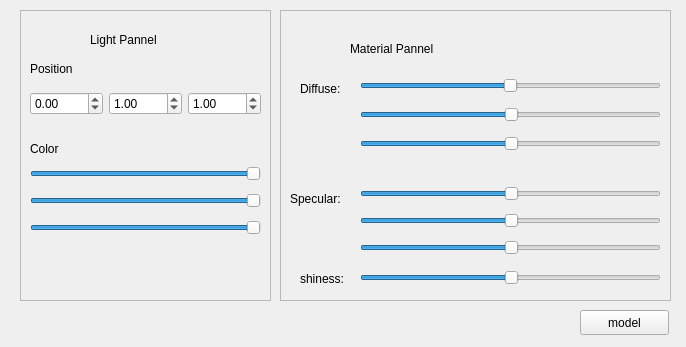
<?xml version="1.0" encoding="UTF-8"?>
<ui version="4.0">
 <class>DialogMaterial</class>
 <widget class="QDialog" name="DialogMaterial">
  <property name="geometry">
   <rect>
    <x>0</x>
    <y>0</y>
    <width>686</width>
    <height>347</height>
   </rect>
  </property>
  <property name="windowTitle">
   <string>Control Pannel</string>
  </property>
  <widget class="QFrame" name="frame">
   <property name="geometry">
    <rect>
     <x>280</x>
     <y>10</y>
     <width>391</width>
     <height>291</height>
    </rect>
   </property>
   <property name="frameShape">
    <enum>QFrame::StyledPanel</enum>
   </property>
   <property name="frameShadow">
    <enum>QFrame::Raised</enum>
   </property>
   <widget class="QLabel" name="label_3">
    <property name="geometry">
     <rect>
      <x>20</x>
      <y>260</y>
      <width>67</width>
      <height>17</height>
     </rect>
    </property>
    <property name="text">
     <string>shiness:</string>
    </property>
   </widget>
   <widget class="QLabel" name="label">
    <property name="geometry">
     <rect>
      <x>20</x>
      <y>70</y>
      <width>67</width>
      <height>17</height>
     </rect>
    </property>
    <property name="text">
     <string>Diffuse:</string>
    </property>
   </widget>
   <widget class="QWidget" name="layoutWidget">
    <property name="geometry">
     <rect>
      <x>80</x>
      <y>60</y>
      <width>301</width>
      <height>91</height>
     </rect>
    </property>
    <layout class="QVBoxLayout" name="verticalLayout">
     <item>
      <widget class="QSlider" name="diffuse_r">
       <property name="maximum">
        <number>100</number>
       </property>
       <property name="singleStep">
        <number>1</number>
       </property>
       <property name="value">
        <number>50</number>
       </property>
       <property name="orientation">
        <enum>Qt::Horizontal</enum>
       </property>
      </widget>
     </item>
     <item>
      <widget class="QSlider" name="diffuse_g">
       <property name="value">
        <number>50</number>
       </property>
       <property name="orientation">
        <enum>Qt::Horizontal</enum>
       </property>
      </widget>
     </item>
     <item>
      <widget class="QSlider" name="diffuse_b">
       <property name="value">
        <number>50</number>
       </property>
       <property name="orientation">
        <enum>Qt::Horizontal</enum>
       </property>
      </widget>
     </item>
    </layout>
   </widget>
   <widget class="QLabel" name="label_2">
    <property name="geometry">
     <rect>
      <x>10</x>
      <y>180</y>
      <width>67</width>
      <height>17</height>
     </rect>
    </property>
    <property name="text">
     <string>Specular:</string>
    </property>
   </widget>
   <widget class="QSlider" name="shiness">
    <property name="geometry">
     <rect>
      <x>80</x>
      <y>260</y>
      <width>301</width>
      <height>16</height>
     </rect>
    </property>
    <property name="value">
     <number>50</number>
    </property>
    <property name="orientation">
     <enum>Qt::Horizontal</enum>
    </property>
   </widget>
   <widget class="QWidget" name="layoutWidget">
    <property name="geometry">
     <rect>
      <x>80</x>
      <y>170</y>
      <width>301</width>
      <height>81</height>
     </rect>
    </property>
    <layout class="QVBoxLayout" name="verticalLayout_2">
     <item>
      <widget class="QSlider" name="specular_r">
       <property name="value">
        <number>50</number>
       </property>
       <property name="orientation">
        <enum>Qt::Horizontal</enum>
       </property>
      </widget>
     </item>
     <item>
      <widget class="QSlider" name="specular_g">
       <property name="value">
        <number>50</number>
       </property>
       <property name="orientation">
        <enum>Qt::Horizontal</enum>
       </property>
      </widget>
     </item>
     <item>
      <widget class="QSlider" name="specular_b">
       <property name="value">
        <number>50</number>
       </property>
       <property name="orientation">
        <enum>Qt::Horizontal</enum>
       </property>
      </widget>
     </item>
    </layout>
   </widget>
   <widget class="QLabel" name="label_4">
    <property name="geometry">
     <rect>
      <x>70</x>
      <y>30</y>
      <width>181</width>
      <height>17</height>
     </rect>
    </property>
    <property name="text">
     <string>Material Pannel</string>
    </property>
   </widget>
  </widget>
  <widget class="QFrame" name="frame_2">
   <property name="geometry">
    <rect>
     <x>20</x>
     <y>10</y>
     <width>251</width>
     <height>291</height>
    </rect>
   </property>
   <property name="frameShape">
    <enum>QFrame::StyledPanel</enum>
   </property>
   <property name="frameShadow">
    <enum>QFrame::Raised</enum>
   </property>
   <widget class="QLabel" name="label_5">
    <property name="geometry">
     <rect>
      <x>70</x>
      <y>20</y>
      <width>111</width>
      <height>20</height>
     </rect>
    </property>
    <property name="text">
     <string>Light Pannel</string>
    </property>
   </widget>
   <widget class="QLabel" name="label_6">
    <property name="geometry">
     <rect>
      <x>10</x>
      <y>50</y>
      <width>67</width>
      <height>17</height>
     </rect>
    </property>
    <property name="text">
     <string>Position</string>
    </property>
   </widget>
   <widget class="QLabel" name="label_7">
    <property name="geometry">
     <rect>
      <x>10</x>
      <y>130</y>
      <width>67</width>
      <height>17</height>
     </rect>
    </property>
    <property name="text">
     <string>Color</string>
    </property>
   </widget>
   <widget class="QWidget" name="">
    <property name="geometry">
     <rect>
      <x>10</x>
      <y>150</y>
      <width>231</width>
      <height>81</height>
     </rect>
    </property>
    <layout class="QVBoxLayout" name="verticalLayout_3">
     <item>
      <widget class="QSlider" name="light_r">
       <property name="value">
        <number>99</number>
       </property>
       <property name="orientation">
        <enum>Qt::Horizontal</enum>
       </property>
      </widget>
     </item>
     <item>
      <widget class="QSlider" name="light_g">
       <property name="value">
        <number>99</number>
       </property>
       <property name="orientation">
        <enum>Qt::Horizontal</enum>
       </property>
      </widget>
     </item>
     <item>
      <widget class="QSlider" name="light_b">
       <property name="value">
        <number>99</number>
       </property>
       <property name="orientation">
        <enum>Qt::Horizontal</enum>
       </property>
      </widget>
     </item>
    </layout>
   </widget>
   <widget class="QWidget" name="">
    <property name="geometry">
     <rect>
      <x>10</x>
      <y>80</y>
      <width>231</width>
      <height>28</height>
     </rect>
    </property>
    <layout class="QHBoxLayout" name="horizontalLayout">
     <item>
      <widget class="QDoubleSpinBox" name="light_pos_x">
       <property name="minimum">
        <double>-2.000000000000000</double>
       </property>
       <property name="maximum">
        <double>2.000000000000000</double>
       </property>
       <property name="singleStep">
        <double>0.020000000000000</double>
       </property>
      </widget>
     </item>
     <item>
      <widget class="QDoubleSpinBox" name="light_pos_y">
       <property name="minimum">
        <double>-2.000000000000000</double>
       </property>
       <property name="maximum">
        <double>2.000000000000000</double>
       </property>
       <property name="singleStep">
        <double>0.020000000000000</double>
       </property>
       <property name="value">
        <double>1.000000000000000</double>
       </property>
      </widget>
     </item>
     <item>
      <widget class="QDoubleSpinBox" name="light_pos_z">
       <property name="minimum">
        <double>-2.000000000000000</double>
       </property>
       <property name="maximum">
        <double>2.000000000000000</double>
       </property>
       <property name="singleStep">
        <double>0.020000000000000</double>
       </property>
       <property name="value">
        <double>1.000000000000000</double>
       </property>
      </widget>
     </item>
    </layout>
   </widget>
  </widget>
  <widget class="QToolButton" name="toolButton">
   <property name="geometry">
    <rect>
     <x>580</x>
     <y>310</y>
     <width>89</width>
     <height>25</height>
    </rect>
   </property>
   <property name="text">
    <string>model</string>
   </property>
  </widget>
 </widget>
 <resources/>
 <connections/>
</ui>
